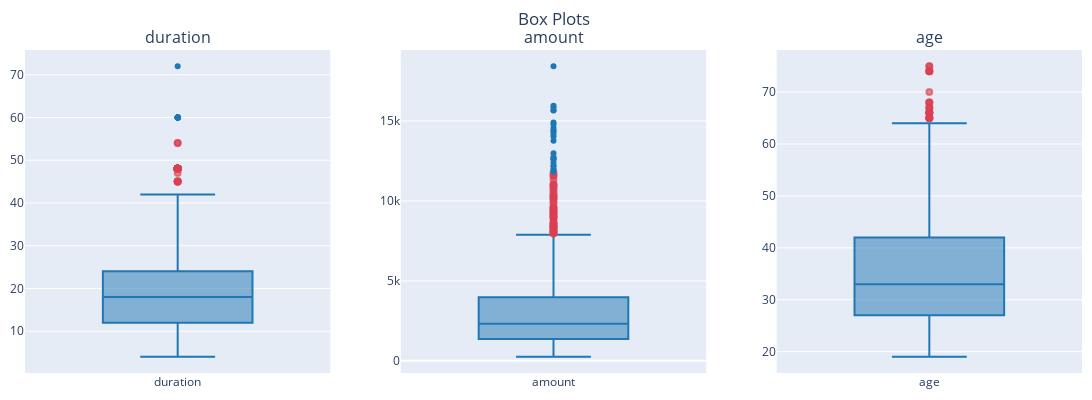

This figure's notebook cell:
### Code cell
# boxplot with class


titles = ["duration", "amount", "age"]
label = "credit_risk"
cols = len(titles)
fig = make_subplots(rows=1, cols=cols, subplot_titles = titles, vertical_spacing=0.05)
layout = get_layout("Box Plots", height=400, width=1100)
for index,feature in enumerate(titles):
    fig.add_trace( get_boxplot_trace(feature, df[feature], color=colors[0]), row=1, col = index+1)
    
fig.update_layout(layout)
fig.show() 
   
if SAVE_IMAGES:
    # pio.write_image(fig, f"{images_folder}/significant_boxplots.png")
    fig.write_image(f"{images_folder}/significant_boxplots.png")

### Figure 1 — Plotly figure (JSON) as saved in the notebook; plotly's stock layout.template omitted (floating-point values rounded to 4 significant figures; data arrays with more than 128 entries replaced by an {"elided": "..."} marker saying what was removed)
{"data": [{"boxpoints": "suspectedoutliers", "line": {"color": "rgb(31, 119, 180)"}, "marker": {"color": "rgb(31, 119, 180)", "line": {"outliercolor": "rgba(219, 64, 82, 0.6)", "outlierwidth": 2}, "outliercolor": "rgba(219, 64, 82, 0.6)"}, "name": "duration", "type": "box", "xaxis": "x", "y": {"elided": "1000 int values"}, "yaxis": "y"}, {"boxpoints": "suspectedoutliers", "line": {"color": "rgb(31, 119, 180)"}, "marker": {"color": "rgb(31, 119, 180)", "line": {"outliercolor": "rgba(219, 64, 82, 0.6)", "outlierwidth": 2}, "outliercolor": "rgba(219, 64, 82, 0.6)"}, "name": "amount", "type": "box", "xaxis": "x2", "y": {"elided": "1000 int values"}, "yaxis": "y2"}, {"boxpoints": "suspectedoutliers", "line": {"color": "rgb(31, 119, 180)"}, "marker": {"color": "rgb(31, 119, 180)", "line": {"outliercolor": "rgba(219, 64, 82, 0.6)", "outlierwidth": 2}, "outliercolor": "rgba(219, 64, 82, 0.6)"}, "name": "age", "type": "box", "xaxis": "x3", "y": {"elided": "1000 int values"}, "yaxis": "y3"}], "layout": {"annotations": [{"font": {"size": 16}, "showarrow": false, "text": "duration", "x": 0.1444, "xanchor": "center", "xref": "paper", "y": 1, "yanchor": "bottom", "yref": "paper"}, {"font": {"size": 16}, "showarrow": false, "text": "amount", "x": 0.5, "xanchor": "center", "xref": "paper", "y": 1, "yanchor": "bottom", "yref": "paper"}, {"font": {"size": 16}, "showarrow": false, "text": "age", "x": 0.8556, "xanchor": "center", "xref": "paper", "y": 1, "yanchor": "bottom", "yref": "paper"}], "autosize": true, "height": 400, "margin": {"b": 10, "l": 10, "r": 10, "t": 50}, "showlegend": false, "title": {"text": "Box Plots", "x": 0.5, "xref": "paper"}, "width": 1100, "xaxis": {"anchor": "y", "automargin": true, "domain": [0, 0.2889], "tickangle": 0}, "xaxis2": {"anchor": "y2", "domain": [0.3556, 0.6444]}, "xaxis3": {"anchor": "y3", "domain": [0.7111, 1]}, "yaxis": {"anchor": "x", "automargin": true, "domain": [0, 1]}, "yaxis2": {"anchor": "x2", "domain": [0, 1]}, "yaxis3": {"anchor": "x3", "domain": [0, 1]}}}
